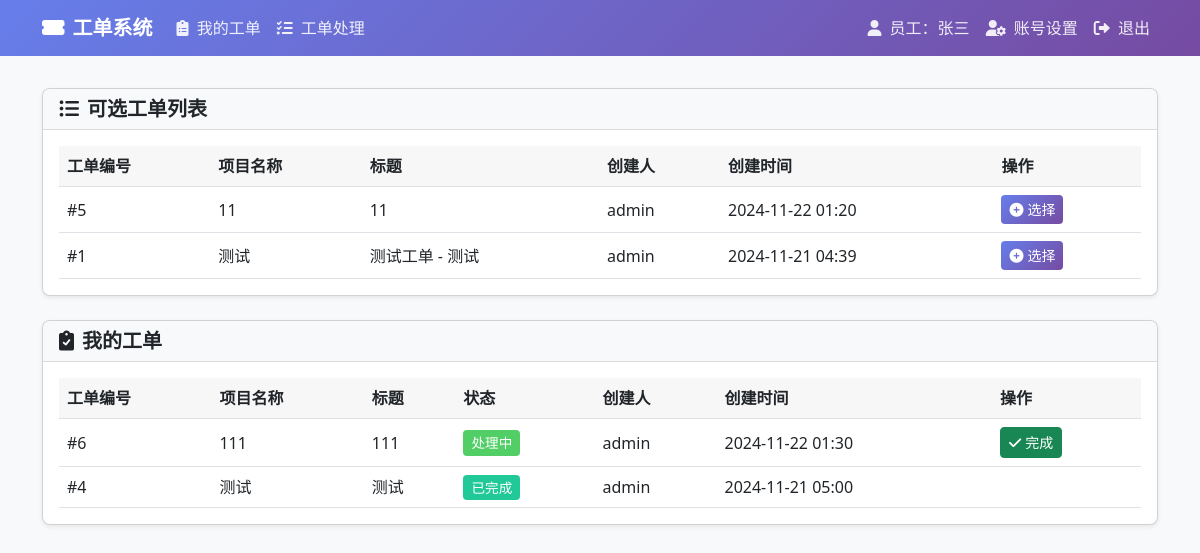
/ (signed in), run on the app's committed database.
### tables this page shows
CREATE TABLE `tickets` (
  `id` int(11) NOT NULL AUTO_INCREMENT,
  `project_id` int(11) NOT NULL,
  `title` varchar(200) NOT NULL,
  `description` text,
  `status` enum('pending','in_progress','completed','closed') DEFAULT 'pending',
  `priority` enum('low','medium','high','urgent') DEFAULT 'medium',
  `created_by` int(11) NOT NULL,
  `assigned_to` int(11) DEFAULT NULL,
  `received_by` int(11) DEFAULT NULL,
  `received_at` timestamp NULL DEFAULT NULL,
  `completed_at` timestamp NULL DEFAULT NULL,
  `created_at` timestamp NULL DEFAULT CURRENT_TIMESTAMP,
  `updated_at` timestamp NULL DEFAULT CURRENT_TIMESTAMP ON UPDATE CURRENT_TIMESTAMP,
  `is_open` tinyint(1) NOT NULL DEFAULT '0',
  PRIMARY KEY (`id`),
  KEY `project_id` (`project_id`),
  KEY `created_by` (`created_by`),
  KEY `assigned_to` (`assigned_to`),
  KEY `received_by` (`received_by`),
  CONSTRAINT `tickets_ibfk_1` FOREIGN KEY (`project_id`) REFERENCES `ticket_projects` (`id`),
  CONSTRAINT `tickets_ibfk_2` FOREIGN KEY (`created_by`) REFERENCES `users` (`id`),
  CONSTRAINT `tickets_ibfk_3` FOREIGN KEY (`assigned_to`) REFERENCES `users` (`id`) ON DELETE SET NULL,
  CONSTRAINT `tickets_ibfk_4` FOREIGN KEY (`received_by`) REFERENCES `users` (`id`) ON DELETE SET NULL
);

CREATE TABLE `ticket_projects` (
  `id` int(11) NOT NULL AUTO_INCREMENT,
  `name` varchar(100) NOT NULL,
  `project_type` varchar(50) NOT NULL,
  `sales_person` varchar(50) NOT NULL,
  `product_type` varchar(50) NOT NULL,
  `quantity` int(11) NOT NULL,
  `project_date` date NOT NULL,
  `location` varchar(200) NOT NULL,
  `description` text,
  `created_by` int(11) NOT NULL,
  `created_at` timestamp NULL DEFAULT CURRENT_TIMESTAMP,
  `updated_at` timestamp NULL DEFAULT CURRENT_TIMESTAMP ON UPDATE CURRENT_TIMESTAMP,
  PRIMARY KEY (`id`),
  KEY `created_by` (`created_by`),
  CONSTRAINT `ticket_projects_ibfk_1` FOREIGN KEY (`created_by`) REFERENCES `users` (`id`)
);

CREATE TABLE `users` (
  `id` int(11) NOT NULL AUTO_INCREMENT,
  `username` varchar(50) NOT NULL,
  `password` varchar(255) NOT NULL,
  `email` varchar(100) NOT NULL,
  `role` enum('admin','employee') NOT NULL DEFAULT 'employee',
  `status` enum('pending','approved','rejected') NOT NULL DEFAULT 'pending',
  `created_at` timestamp NULL DEFAULT CURRENT_TIMESTAMP,
  `updated_at` timestamp NULL DEFAULT CURRENT_TIMESTAMP ON UPDATE CURRENT_TIMESTAMP,
  PRIMARY KEY (`id`),
  UNIQUE KEY `username` (`username`),
  UNIQUE KEY `email` (`email`)
);

### index.php (the view, shortened to what this page needs)
<?php
require_once 'config/database.php';
$available_tickets_query = "SELECT t.*, p.name as project_name, u.username as created_by_name
                          FROM tickets t
                          JOIN ticket_projects p ON t.project_id = p.id
                          JOIN users u ON t.created_by = u.id
                          WHERE t.status = 'pending' AND t.assigned_to IS NULL
                          ORDER BY t.created_at DESC";
$available_tickets_result = $conn->query($available_tickets_query);
$available_tickets = [];
while ($row = $available_tickets_result->fetch_assoc()) {
    $available_tickets[] = $row;
}
$my_tickets_query = "SELECT t.*, p.name as project_name, u.username as created_by_name
                    FROM tickets t
                    JOIN ticket_projects p ON t.project_id = p.id
                    JOIN users u ON t.created_by = u.id
                    WHERE t.assigned_to = ?
                    ORDER BY t.created_at DESC";
$stmt = $conn->prepare($my_tickets_query);
$stmt->bind_param("i", $_SESSION['user_id']);
$stmt->execute();
$my_tickets_result = $stmt->get_result();
$my_tickets = [];
while ($row = $my_tickets_result->fetch_assoc()) {
    $my_tickets[] = $row;
}
?>
<!DOCTYPE html>
<html lang="zh">
<head>
    <link href="https://cdn.bootcdn.net/ajax/libs/bootstrap/5.3.0/css/bootstrap.min.css" rel="stylesheet">
    <link href="https://cdn.bootcdn.net/ajax/libs/font-awesome/6.0.0/css/all.min.css" rel="stylesheet">
</head>
<body>
    <nav class="navbar navbar-expand-lg navbar-dark">
        <div class="container">
            <a class="navbar-brand" href="#"><i class="fas fa-ticket-alt me-2"></i>工单系统</a>
            <div class="collapse navbar-collapse" id="navbarNav">
                <ul class="navbar-nav me-auto">
                    <li class="nav-item">
                        <a class="nav-link active" href="index.php">
                            <i class="fas fa-clipboard-list me-1"></i> 我的工单
                        </a>
                    </li>
                    <li class="nav-item">
                        <a class="nav-link" href="tickets.php">
                            <i class="fas fa-tasks me-1"></i> 工单处理
                        </a>
                    </li>
                </ul>
                <ul class="navbar-nav">
                    <li class="nav-item">
                        <span class="nav-link">
                            <i class="fas fa-user me-1"></i> 员工：<?php echo htmlspecialchars($_SESSION['username']); ?>
                        </span>
                    </li>
                    <li class="nav-item">
                        <a class="nav-link" href="profile.php">
                            <i class="fas fa-user-cog me-1"></i> 账号设置
                        </a>
                    </li>
                    <li class="nav-item">
                        <a class="nav-link" href="logout.php">
                            <i class="fas fa-sign-out-alt me-1"></i> 退出
                        </a>
                    </li>
                </ul>
            </div>
        </div>
    </nav>
    <div class="container mt-4">
        <div class="row">
            <div class="col-md-12">
                <div class="card">
                    <div class="card-header d-flex justify-content-between align-items-center">
                        <h5 class="card-title">
                            <i class="fas fa-list-ul me-2"></i>可选工单列表
                        </h5>
                    </div>
                    <div class="card-body">
                        <?php if (empty($available_tickets)): ?>
                            <div class="text-center text-muted my-5">
                                <i class="fas fa-ticket-alt fa-3x mb-3"></i>
                                <p>暂无可选工单</p>
                            </div>
                        <?php else: ?>
                            <div class="table-responsive">
                                <table class="table table-hover">
                                    <thead>
                                        <tr>
                                            <th>工单编号</th>
                                            <th>项目名称</th>
                                            <th>标题</th>
                                            <th>创建人</th>
                                            <th>创建时间</th>
                                            <th>操作</th>
                                        </tr>
                                    </thead>
                                    <tbody>
                                        <?php foreach ($available_tickets as $ticket): ?>
                                            <tr>
                                                <td>#<?php echo $ticket['id']; ?></td>
                                                <td><?php echo htmlspecialchars($ticket['project_name']); ?></td>
                                                <td><?php echo htmlspecialchars($ticket['title']); ?></td>
                                                <td><?php echo htmlspecialchars($ticket['created_by_name']); ?></td>
                                                <td><?php echo date('Y-m-d H:i', strtotime($ticket['created_at'])); ?></td>
                                                <td>
                                                    <a href="actions/select_ticket.php?ticket_id=<?php echo $ticket['id']; ?>" class="btn btn-primary btn-sm">
                                                        <i class="fas fa-plus-circle me-1"></i>选择
                                                    </a>
                                                </td>
                                            </tr>
                                        <?php endforeach; ?>
                                    </tbody>
                                </table>
                            </div>
                        <?php endif; ?>
                    </div>
                </div>
                <div class="card mt-4">
                    <div class="card-header d-flex justify-content-between align-items-center">
                        <h5 class="card-title">
                            <i class="fas fa-clipboard-check me-2"></i>我的工单
                        </h5>
                    </div>
                    <div class="card-body">
                        <?php if (empty($my_tickets)): ?>
                            <div class="text-center text-muted my-5">
                                <i class="fas fa-clipboard fa-3x mb-3"></i>
                                <p>暂无已选工单</p>
                            </div>
                        <?php else: ?>
                            <div class="table-responsive">
                                <table class="table table-hover">
                                    <thead>
                                        <tr>
                                            <th>工单编号</th>
                                            <th>项目名称</th>
                                            <th>标题</th>
                                            <th>状态</th>
                                            <th>创建人</th>
                                            <th>创建时间</th>
                                            <th>操作</th>
                                        </tr>
                                    </thead>
                                    <tbody>
                                        <?php foreach ($my_tickets as $ticket): ?>
                                            <tr>
                                                <td>#<?php echo $ticket['id']; ?></td>
                                                <td><?php echo htmlspecialchars($ticket['project_name']); ?></td>
                                                <td><?php echo htmlspecialchars($ticket['title']); ?></td>
                                                <td>
                                                    <span class="status-badge status-<?php echo $ticket['status']; ?>">
                                                        <?php
                                                            $status_map = [
                                                                'pending' => '待处理',
                                                                'assigned' => '已分配',
                                                                'in_progress' => '处理中',
                                                                'completed' => '已完成',
                                                                'closed' => '已关闭'
                                                            ];
                                                            echo $status_map[$ticket['status']] ?? $ticket['status'];
                                                        ?>
                                                    </span>
                                                </td>
                                                <td><?php echo htmlspecialchars($ticket['created_by_name']); ?></td>
                                                <td><?php echo date('Y-m-d H:i', strtotime($ticket['created_at'])); ?></td>
                                                <td>
                                                    <?php if ($ticket['status'] === 'assigned'): ?>
                                                        <a href="actions/start_ticket.php?ticket_id=<?php echo $ticket['id']; ?>" class="btn btn-primary btn-sm">
                                                            <i class="fas fa-play me-1"></i>开始处理
                                                        </a>
                                                    <?php elseif ($ticket['status'] === 'in_progress'): ?>
                                                        <a href="actions/complete_ticket.php?ticket_id=<?php echo $ticket['id']; ?>" class="btn btn-success btn-sm">
                                                            <i class="fas fa-check me-1"></i>完成
                                                        </a>
                                                    <?php endif; ?>
                                                </td>
                                            </tr>
                                        <?php endforeach; ?>
                                    </tbody>
                                </table>
                            </div>
                        <?php endif; ?>
                    </div>
                </div>
            </div>
        </div>
    </div>
</body>
</html>

### index.php (style rules this page uses)
body { background-color: #f8f9fa; }
.navbar { background: linear-gradient(135deg, #667eea 0%, #764ba2 100%); margin-bottom: 2rem; }
.card { box-shadow: 0 0.125rem 0.25rem rgba(0, 0, 0, 0.075); margin-bottom: 1rem; border-radius: 0.5rem; }
.card-header { background-color: #f8f9fa; border-bottom: 1px solid rgba(0, 0, 0, 0.125); border-radius: calc(0.5rem - 1px) calc(0.5rem - 1px) 0 0 !important; }
.btn-primary { background: linear-gradient(135deg, #667eea 0%, #764ba2 100%); border: none; }
.status-badge { padding: 0.25em 0.6em; font-size: 0.85em; border-radius: 0.25rem; }
.status-in_progress { background-color: #51cf66; color: #fff; }
.status-completed { background-color: #20c997; color: #fff; }
.table { margin-bottom: 0; }
.table th { border-top: none; background-color: rgba(0,0,0,.03); }
.table td { vertical-align: middle; }
.btn-sm { padding: 0.25rem 0.5rem; font-size: 0.875rem; border-radius: 0.25rem; }
.navbar-brand { font-weight: 600; }
.nav-link { color: rgba(255, 255, 255, 0.9) !important; font-weight: 500; }
.card-title { margin-bottom: 0; font-weight: 600; }

### data on the page
tickets: id "5", project.name "11", title "11", created_by.username "admin", created_at "2024-11-22 01:20"
tickets: id "1", project.name "测试", title "测试工单 - 测试", created_by.username "admin", created_at "2024-11-21 04:39"
tickets: id "6", project.name "111", title "111", status "处理中", created_by.username "admin", created_at "2024-11-22 01:30"
tickets: id "4", project.name "测试", title "测试", status "已完成", created_by.username "admin", created_at "2024-11-21 05:00"

### other printed values
$_SESSION['username'] "张三"
